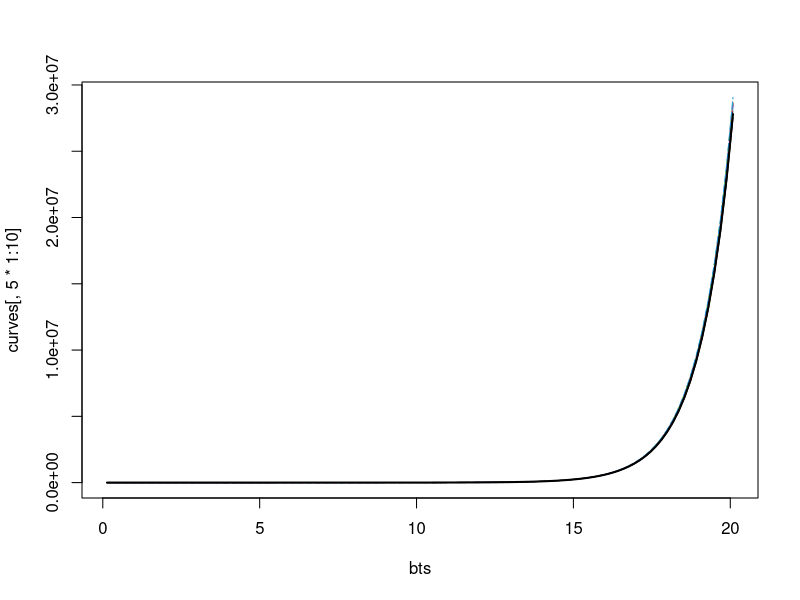

Recreate this plot in R.
## Lambda(beta) = int exp(beta * t^(k-1)) dt
### claim: (k-1) Lambda(beta) converges as k to infty

delt <- 1e-4
ts <- seq(0, 1, by = delt)
ks <- 1:200
bts <- exp(seq(-2, 3, by = 0.01))
#curves <- sapply(ks, function(k) delt * rowSums(exp(bts %*% t(ts)^(k-1))))
curves <- sapply(ks, function(k) (k-1) * delt * rowSums(exp(bts %*% t(ts)^(k-1))))

limit_curve <- colSums((t(exp(bts %*% t(ts))) * delt/ts)[-1, ])
matplot(bts, curves[, 5 * 1:10], type = "l")
lines(bts, limit_curve, type = "l", lwd = 2)
